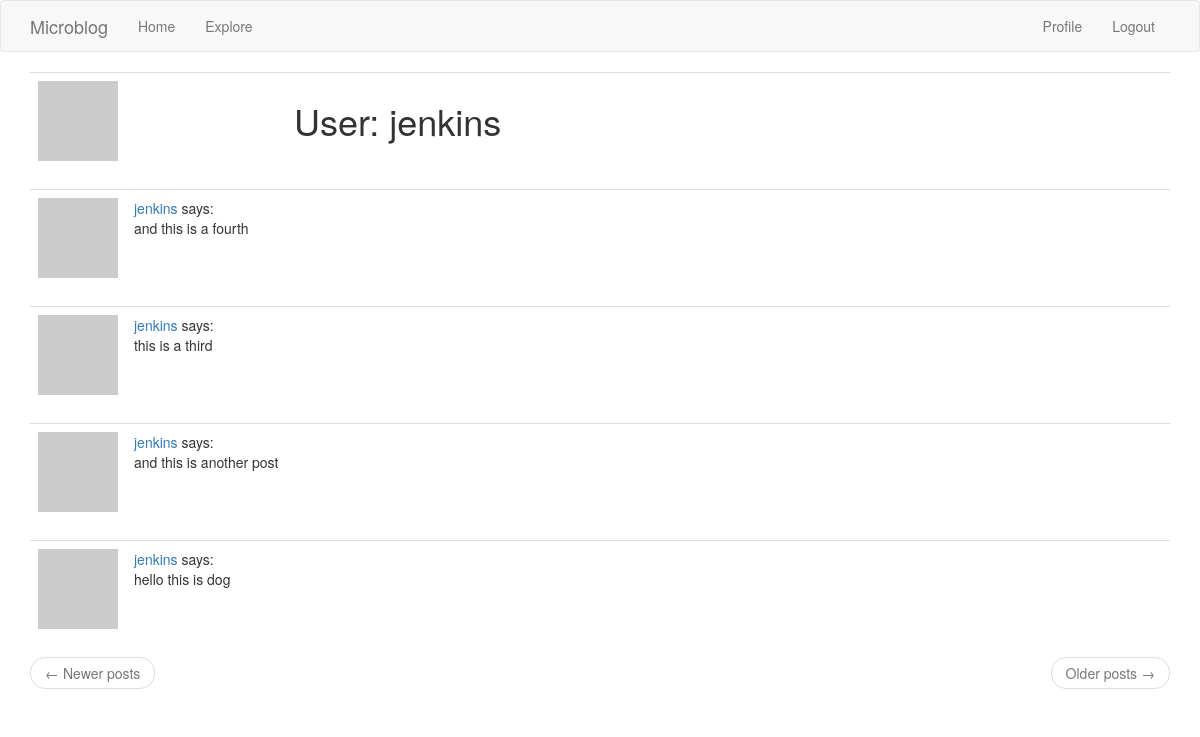
/user/jenkins (signed in), run on the app's committed database.
### app/models.py (models this page shows, shortened)
class User(UserMixin, db.Model):
    id = db.Column(db.Integer, primary_key=True)
    username = db.Column(db.String(64), index=True, unique=True)
    email = db.Column(db.String(120), index=True, unique=True)
    password_hash = db.Column(db.String(128))
    posts = db.relationship('Post', backref='author', lazy='dynamic')
    about_me = db.Column(db.String(140))
    last_seen = db.Column(db.DateTime, default=datetime.utcnow)
    followed = db.relationship(
        'User', secondary=followers,
        primaryjoin=(followers.c.follower_id == id),
        secondaryjoin=(followers.c.followed_id == id),
        backref=db.backref('followers', lazy='dynamic'), lazy='dynamic')
    def avatar(self, size):
        digest = md5(self.email.lower().encode('utf-8')).hexdigest()
        return 'https://www.gravatar.com/avatar/{}?d=identicon&s={}'.format(digest, size)

class Post(db.Model):
    id = db.Column(db.Integer, primary_key=True)
    body = db.Column(db.String(140))
    timestamp = db.Column(db.DateTime, index=True, default=datetime.utcnow)
    user_id = db.Column(db.Integer, db.ForeignKey('user.id'))

### app/routes.py (the view)
@app.route('/user/<username>')
@login_required
def user(username):
    user = User.query.filter_by(username=username).first_or_404()
    page = request.args.get('page', 1, type=int)
    posts = user.posts.order_by(Post.timestamp.desc()).paginate(
        page, app.config['POSTS_PER_PAGE'], False)
    next_url = url_for('user', username=user.username, page=posts.next_num) \
        if posts.has_next else None
    prev_url = url_for('user', username=user.username, page=posts.prev_num) \
        if posts.has_prev else None
    return render_template('user.html', user=user, posts=posts.items, next_url=next_url, prev_url=prev_url)

### app/models.py (called while the page is built)
@login.user_loader
def load_user(id):
    return User.query.get(int(id))

### app/routes.py (called while the page is built)
@app.before_request
def before_request():
    if current_user.is_authenticated:
        current_user.last_seen = datetime.utcnow()
        db.session.commit()

### app/templates/user.html (shortened to what this page needs)
{% extends "base.html" %}
{% block app_content %}
<table class="table table-hover">
    <tr>
        <td width="256px"><img src="{{ user.avatar(256) }}"></td>
        <td>
            <h1>User: {{ user.username }}</h1>
        </td>
    </tr>
</table>
{% for post in posts %}
    {% include '_post.html' %}
{% endfor %}
<nav aria-label="...">
    <ul class="pager">
        <li class="previous{% if not prev_url %} disabled{% endif %}">
            <a href="{{ prev_url or '#' }}">
                <span aria-hidden="true">&larr;</span> Newer posts
            </a>
        </li>
        <li class="next{% if not next_url %} disabled{% endif %}">
            <a href="{{ next_url or '#' }}">
                Older posts <span aria-hidden="true">&rarr;</span
            </a>
        </li>
    </ul>
</nav>
{% endblock %}

### app/templates/_post.html
<table class="table table-hover">
    <tr>
        <td width="70px">
            <a href="{{ url_for('user', username=post.author.username) }}">
                <img src="{{ post.author.avatar(70) }}">
            </a>
        </td>
        <td>
            <a href="{{ url_for('user', username=post.author.username) }}">
                {{ post.author.username }}
            </a>
            says: <br> {{ post.body }}
        </td>
    </tr>
</table>

### data on the page
User: username "jenkins"
Post: author.username "jenkins", body "and this is a fourth"
Post: author.username "jenkins", body "this is a third"
Post: author.username "jenkins", body "and this is another post"
Post: author.username "jenkins", body "hello this is dog"
